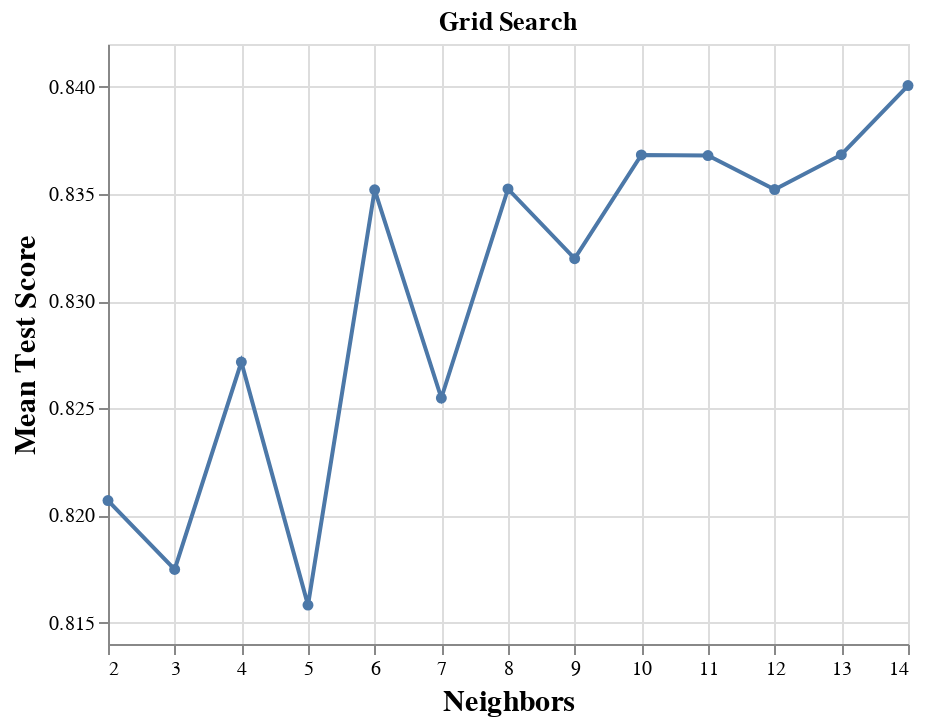

The cell this chart's notebook holds for it:
### Code cell
# hyperparameter opitmization
from sklearn.model_selection import (
    GridSearchCV,
    RandomizedSearchCV,
    cross_validate,
    train_test_split,
    ParameterGrid)

# specify a particular value for the n_neighbors argument
# pass the set of values for each parameters you would like to tune
param_grid = {
  "kneighborsclassifier__n_neighbors": range(2,15,1),
}

# redefine the pipeline to use default values for parameters
speeddating_tune_pipe = make_pipeline(
  speeddating_preprocessor,
  KNeighborsClassifier())

# run 5-fold-cross-validations to tune hyperparameters
knn_tune_grid = GridSearchCV(
  estimator=speeddating_tune_pipe,
  param_grid=param_grid,
  cv=5
)


# fit the models to the data
# predictors and target
X_tune=speeddating_training[["attractive_partner", "sincere_partner","intelligence_partner", "funny_partner", "shared_interests_partner","ambition_partner"]]
y_tune=speeddating_training["match"]

# assign tuned models
knn_model_grid = knn_tune_grid.fit(X_tune, y_tune)


# find the cv_results_ and save in dataframe
accuracies_grid = pd.DataFrame(knn_model_grid.cv_results_)


# use a line plot to find the best value of the number of neighbors
accuracy_versus_k_grid = (
    alt.Chart(accuracies_grid, title="Grid Search")
    .mark_line(point=True)
    .encode(
        x=alt.X(
            "param_kneighborsclassifier__n_neighbors",
            title="Neighbors",
            scale=alt.Scale(zero=False),
        ),
        y=alt.Y(
            "mean_test_score", 
            title="Mean Test Score", 
            scale=alt.Scale(zero=False)
        ),
    )
    .configure_axis(labelFontSize=10, titleFontSize=15)
    .properties(width=400, height=300)
)
accuracy_versus_k_grid

### Figure 1 — Vega-Lite specification as saved in the notebook (floating-point values rounded to 4 significant figures)
{"config": {"view": {"continuousWidth": 400, "continuousHeight": 300}, "axis": {"labelFontSize": 10, "titleFontSize": 15}}, "data": {"name": "data-2e253d2522daa685841526b554546b65"}, "mark": {"type": "line", "point": true}, "encoding": {"x": {"field": "param_kneighborsclassifier__n_neighbors", "scale": {"zero": false}, "title": "Neighbors", "type": "quantitative"}, "y": {"field": "mean_test_score", "scale": {"zero": false}, "title": "Mean Test Score", "type": "quantitative"}}, "height": 300, "title": "Grid Search", "width": 400, "$schema": "https://vega.github.io/schema/vega-lite/v4.17.0.json", "datasets": {"data-2e253d2522daa685841526b554546b65": [{"mean_fit_time": 0.01628, "std_fit_time": 0.01407, "mean_score_time": 0.01405, "std_score_time": 0.002083, "param_kneighborsclassifier__n_neighbors": 2, "params": {"kneighborsclassifier__n_neighbors": 2}, "split0_test_score": 0.7903, "split1_test_score": 0.8387, "split2_test_score": 0.8306, "split3_test_score": 0.8145, "split4_test_score": 0.8293, "mean_test_score": 0.8207, "std_test_score": 0.01707, "rank_test_score": 11}, {"mean_fit_time": 0.007133, "std_fit_time": 0.0003343, "mean_score_time": 0.01273, "std_score_time": 0.0003167, "param_kneighborsclassifier__n_neighbors": 3, "params": {"kneighborsclassifier__n_neighbors": 3}, "split0_test_score": 0.8065, "split1_test_score": 0.8387, "split2_test_score": 0.7984, "split3_test_score": 0.8065, "split4_test_score": 0.8374, "mean_test_score": 0.8175, "std_test_score": 0.01706, "rank_test_score": 12}, {"mean_fit_time": 0.006795, "std_fit_time": 7.987e-05, "mean_score_time": 0.01198, "std_score_time": 0.0001794, "param_kneighborsclassifier__n_neighbors": 4, "params": {"kneighborsclassifier__n_neighbors": 4}, "split0_test_score": 0.8145, "split1_test_score": 0.8468, "split2_test_score": 0.8145, "split3_test_score": 0.8226, "split4_test_score": 0.8374, "mean_test_score": 0.8272, "std_test_score": 0.01289, "rank_test_score": 9}, {"mean_fit_time": 0.01679, "std_fit_time": 0.004641, "mean_score_time": 0.04283, "std_score_time": 0.01263, "param_kneighborsclassifier__n_neighbors": 5, "params": {"kneighborsclassifier__n_neighbors": 5}, "split0_test_score": 0.8145, "split1_test_score": 0.8548, "split2_test_score": 0.7903, "split3_test_score": 0.8145, "split4_test_score": 0.8049, "mean_test_score": 0.8158, "std_test_score": 0.02143, "rank_test_score": 13}, {"mean_fit_time": 0.02954, "std_fit_time": 0.0182, "mean_score_time": 0.04741, "std_score_time": 0.01998, "param_kneighborsclassifier__n_neighbors": 6, "params": {"kneighborsclassifier__n_neighbors": 6}, "split0_test_score": 0.8306, "split1_test_score": 0.8468, "split2_test_score": 0.8387, "split3_test_score": 0.8387, "split4_test_score": 0.8211, "mean_test_score": 0.8352, "std_test_score": 0.008684, "rank_test_score": 7}, {"mean_fit_time": 0.03762, "std_fit_time": 0.02122, "mean_score_time": 0.04554, "std_score_time": 0.01464, "param_kneighborsclassifier__n_neighbors": 7, "params": {"kneighborsclassifier__n_neighbors": 7}, "split0_test_score": 0.8226, "split1_test_score": 0.8629, "split2_test_score": 0.8226, "split3_test_score": 0.8226, "split4_test_score": 0.7967, "mean_test_score": 0.8255, "std_test_score": 0.02122, "rank_test_score": 10}, {"mean_fit_time": 0.02029, "std_fit_time": 0.0004237, "mean_score_time": 0.03671, "std_score_time": 0.001946, "param_kneighborsclassifier__n_neighbors": 8, "params": {"kneighborsclassifier__n_neighbors": 8}, "split0_test_score": 0.8226, "split1_test_score": 0.8468, "split2_test_score": 0.8387, "split3_test_score": 0.8226, "split4_test_score": 0.8455, "mean_test_score": 0.8352, "std_test_score": 0.01069, "rank_test_score": 5}, {"mean_fit_time": 0.0128, "std_fit_time": 0.004391, "mean_score_time": 0.01917, "std_score_time": 0.006653, "param_kneighborsclassifier__n_neighbors": 9, "params": {"kneighborsclassifier__n_neighbors": 9}, "split0_test_score": 0.8226, "split1_test_score": 0.8468, "split2_test_score": 0.8226, "split3_test_score": 0.8387, "split4_test_score": 0.8293, "mean_test_score": 0.832, "std_test_score": 0.009468, "rank_test_score": 8}, {"mean_fit_time": 0.007974, "std_fit_time": 0.0002337, "mean_score_time": 0.01401, "std_score_time": 0.0002187, "param_kneighborsclassifier__n_neighbors": 10, "params": {"kneighborsclassifier__n_neighbors": 10}, "split0_test_score": 0.8306, "split1_test_score": 0.8468, "split2_test_score": 0.8387, "split3_test_score": 0.8387, "split4_test_score": 0.8293, "mean_test_score": 0.8368, "std_test_score": 0.006346, "rank_test_score": 3}, {"mean_fit_time": 0.008479, "std_fit_time": 0.002838, "mean_score_time": 0.01625, "std_score_time": 0.007357, "param_kneighborsclassifier__n_neighbors": 11, "params": {"kneighborsclassifier__n_neighbors": 11}, "split0_test_score": 0.8387, "split1_test_score": 0.8468, "split2_test_score": 0.8387, "split3_test_score": 0.8468, "split4_test_score": 0.813, "mean_test_score": 0.8368, "std_test_score": 0.01243, "rank_test_score": 4}, {"mean_fit_time": 0.0196, "std_fit_time": 0.0005474, "mean_score_time": 0.03641, "std_score_time": 0.001028, "param_kneighborsclassifier__n_neighbors": 12, "params": {"kneighborsclassifier__n_neighbors": 12}, "split0_test_score": 0.8387, "split1_test_score": 0.8468, "split2_test_score": 0.8306, "split3_test_score": 0.8306, "split4_test_score": 0.8293, "mean_test_score": 0.8352, "std_test_score": 0.006678, "rank_test_score": 6}, {"mean_fit_time": 0.0126, "std_fit_time": 0.006616, "mean_score_time": 0.02453, "std_score_time": 0.01475, "param_kneighborsclassifier__n_neighbors": 13, "params": {"kneighborsclassifier__n_neighbors": 13}, "split0_test_score": 0.8387, "split1_test_score": 0.8468, "split2_test_score": 0.8306, "split3_test_score": 0.8306, "split4_test_score": 0.8374, "mean_test_score": 0.8368, "std_test_score": 0.005987, "rank_test_score": 2}, {"mean_fit_time": 0.006911, "std_fit_time": 0.0001305, "mean_score_time": 0.013, "std_score_time": 0.0004366, "param_kneighborsclassifier__n_neighbors": 14, "params": {"kneighborsclassifier__n_neighbors": 14}, "split0_test_score": 0.8387, "split1_test_score": 0.8468, "split2_test_score": 0.8468, "split3_test_score": 0.8306, "split4_test_score": 0.8374, "mean_test_score": 0.8401, "std_test_score": 0.006127, "rank_test_score": 1}]}}
